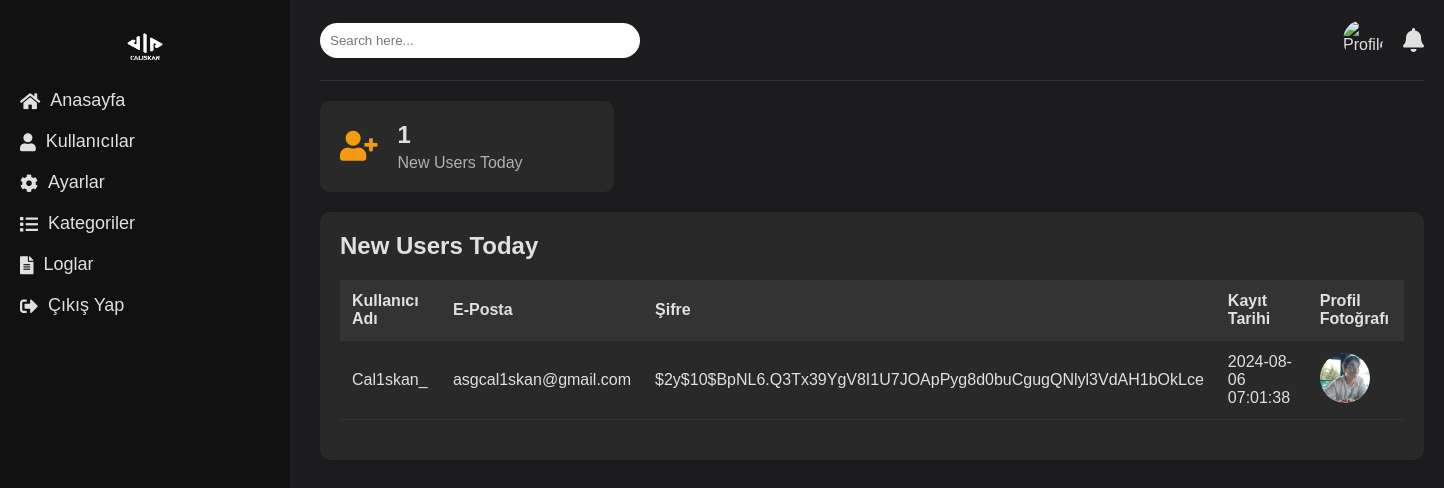
Screenshot of /Php/admin_dashboard.php (signed in) with the database file from the repository.
### tables this page shows
CREATE TABLE `users` (
  `id` int(11) NOT NULL,
  `email` varchar(100) NOT NULL,
  `username` varchar(50) NOT NULL,
  `password` varchar(255) NOT NULL,
  `profile_picture` varchar(255) DEFAULT NULL,
  `registration_date` timestamp NOT NULL DEFAULT current_timestamp()
);

### Php/admin_dashboard.php (the view, shortened to what this page needs)
<?php
$servername = "localhost";
$username = "root";
$password = "";
$dbname = "caliskan";
$conn = new mysqli($servername, $username, $password, $dbname);
$sqlNewUsers = "SELECT * FROM users WHERE registration_date >= CURDATE()";
$resultNewUsers = $conn->query($sqlNewUsers);
$newUsersCount = $resultNewUsers->num_rows;
?>
<!DOCTYPE html>
<html lang="en">
<head>
    <link rel="stylesheet" href="../Css/admin_dashboard.css">
    <link rel="stylesheet" href="https://cdnjs.cloudflare.com/ajax/libs/font-awesome/5.15.3/css/all.min.css">
</head>
<body>
    <div class="container">
    <div class="sidebar">
            <div class="logo">
            <img src="../assets/White.png" alt="Logo" width="50" height="50">
            </div>
            <ul class="menu">
                <li><a href="admin_dashboard.php"><i class="fas fa-home"></i> Anasayfa</a></li>
                <li><a href="admin_manage_users.php"><i class="fas fa-user"></i> Kullanıcılar</a></li>
                <li><a href="admin_settings.php"><i class="fas fa-cog"></i> Ayarlar</a></li>
                <li><a href="admin_categories.php"><i class="fas fa-list"></i> Kategoriler</a></li>
                <li><a href="admin_logs.php"><i class="fas fa-file-alt"></i> Loglar</a></li>
                <li><a href="admin_logout.php"><i class="fas fa-sign-out-alt"></i> Çıkış Yap</a></li>
            </ul>
        </div>
        <div class="main-content">
            <div class="header">
                <div class="search-bar">
                    <input type="text" placeholder="Search here...">
                </div>
                <div class="user-info">
                    <img src="profile.jpg" alt="Profile" class="profile-img">
                    <i class="fas fa-bell"></i>
                </div>
            </div>
            <div class="content">
                <div class="stats">
                    <div class="stat-box">
                        <div class="stat-icon"><i class="fas fa-user-plus"></i></div>
                        <div class="stat-info">
                            <h3><?php echo $newUsersCount; ?></h3>
                            <p>New Users Today</p>
                        </div>
                    </div>
                </div>
                <div class="charts">
                    <div class="chart">
                        <h2>New Users Today</h2>
                        <table>
                            <thead>
                                <tr>
                                    <th>Kullanıcı Adı</th>
                                    <th>E-Posta</th>
                                    <th>Şifre</th>
                                    <th>Kayıt Tarihi</th>
                                    <th>Profil Fotoğrafı</th>
                                </tr>
                            </thead>
                            <tbody>
                                <?php
                                if ($newUsersCount > 0) {
                                    while ($user = $resultNewUsers->fetch_assoc()) {
                                        echo "<tr>";
                                        echo "<td>" . htmlspecialchars($user['username']) . "</td>";
                                        echo "<td>" . htmlspecialchars($user['email']) . "</td>";
                                        echo "<td>" . htmlspecialchars($user['password']) . "</td>";
                                        echo "<td>" . htmlspecialchars($user['registration_date']) . "</td>";
                                        echo "<td><img src='" . htmlspecialchars($user['profile_picture']) . "' alt='Profile Picture' width='50' height='50'></td>";
                                        echo "</tr>";
                                    }
                                } else {
                                    echo "<tr><td colspan='5'>Bugün yeni kullanıcı yok.</td></tr>";
                                }
                                ?>
                            </tbody>
                        </table>
                    </div>
                </div>
            </div>
        </div>
    </div>
</body>
</html>

### Css/admin_dashboard.css (style rules this page uses)
body { font-family: 'Arial', sans-serif; background-color: #1c1c1e; color: #e0e0e0; margin: 0; padding: 0; }
.container { display: flex; }
.sidebar { width: 250px; background-color: #111; padding: 20px; position: fixed; height: 100%; }
.logo img { display: block; margin: 0 auto; }
.menu { list-style: none; padding: 0; }
.menu li { margin: 20px 0; }
.menu a { color: #e0e0e0; text-decoration: none; font-size: 18px; display: flex; align-items: center; }
.menu a i { margin-right: 10px; }
.main-content { margin-left: 300px; padding: 20px; flex: 1; }
.header { display: flex; justify-content: space-between; align-items: center; padding-bottom: 20px; border-bottom: 1px solid #333; }
.search-bar input { padding: 10px; border: none; border-radius: 20px; width: 300px; }
.user-info { display: flex; align-items: center; }
.user-info .profile-img { width: 40px; height: 40px; border-radius: 50%; margin-right: 20px; }
.user-info i { font-size: 24px; color: #e0e0e0; }
.stats { display: flex; justify-content: space-between; margin: 20px 0; }
.stat-box { background-color: #292929; padding: 20px; border-radius: 10px; width: 23%; display: flex; align-items: center; }
.stat-icon { font-size: 30px; margin-right: 20px; color: #f39c12; }
.stat-info h3 { margin: 0; font-size: 24px; }
.stat-info p { margin: 5px 0 0; color: #b0b0b0; }
.charts { margin: 20px 0; }
.chart { background-color: #292929; padding: 20px; border-radius: 10px; margin-bottom: 20px; }
.chart h2 { margin: 0 0 20px; }
table { width: 100%; border-collapse: collapse; margin: 20px 0; }
th, td { padding: 12px; text-align: left; border-bottom: 1px solid #333; }
th { background-color: #333; }
td img { border-radius: 50%; }

### rows the page displays
users: username "Cal1skan_", email "asgcal1skan@gmail.com", password "$2y$10$BpNL6.Q3Tx39YgV8I1U7JOApPyg8d0buCgugQNlyl3VdAH1bOkLce", registration_date "2024-08-06 07:01:38", profile_picture (picture)

### other values shown
$newUsersCount "1"
